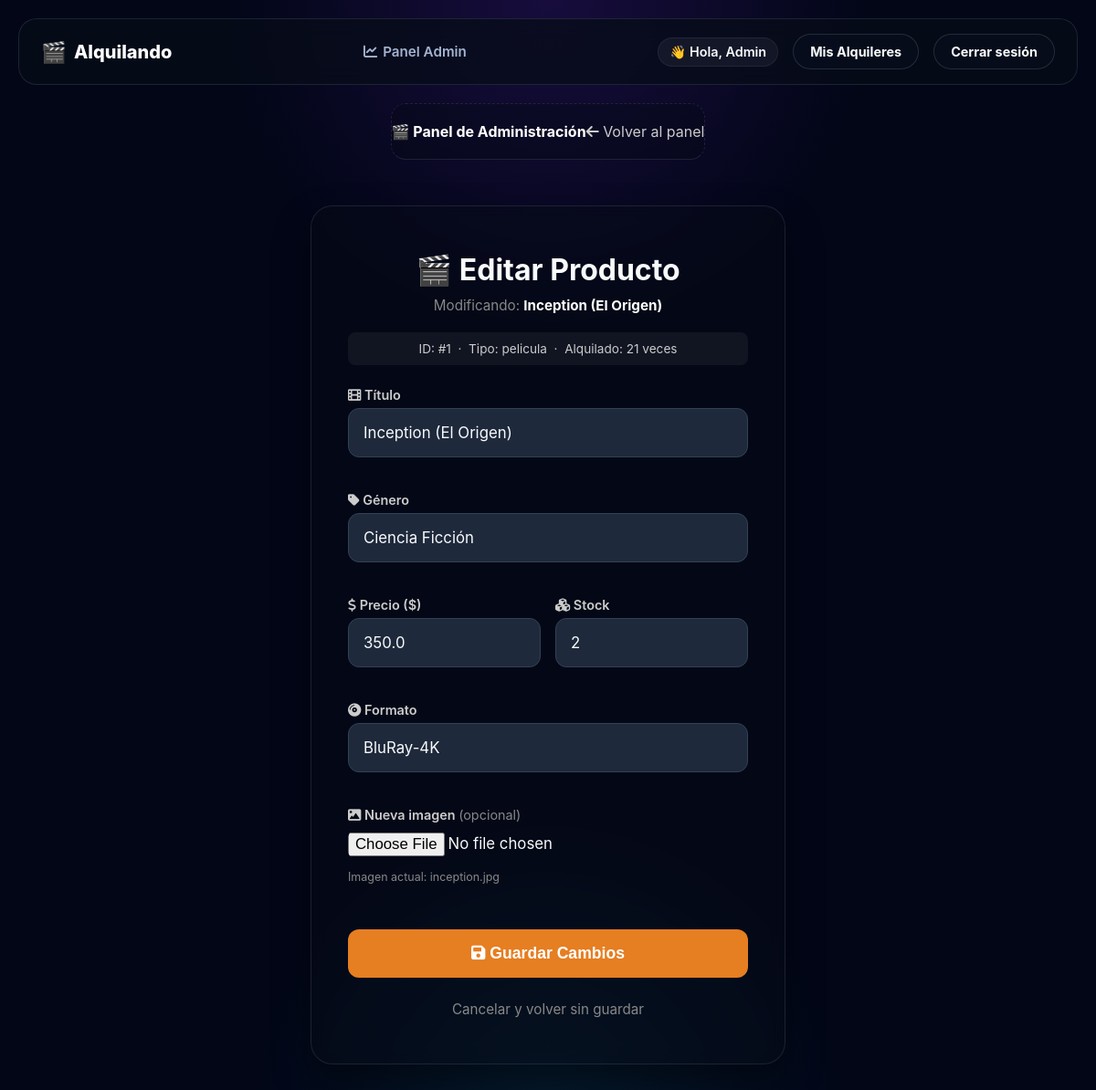
/admin/producto/editar/1 (signed in), run on the app's committed database.
### app.py (models this page shows, shortened)
class ProductoAlquiler(db.Model):
    __tablename__ = 'productos_alquiler'
    id = db.Column(db.Integer, primary_key=True)
    titulo = db.Column(db.String(100), nullable=False)
    genero = db.Column(db.String(50), nullable=True)
    alquilado = db.Column(db.Boolean, default=False)
    precio_alquiler = db.Column(db.Float, nullable=False)
    stock = db.Column(db.Integer, default=1)
    imagen = db.Column(db.String(100), default='default.jpg')
    contador_alquileres = db.Column(db.Integer, default=0)
    tipo_producto = db.Column(db.String(50))
    alquileres_activos = db.relationship('Alquiler', backref='producto', lazy=True, cascade='all, delete-orphan')
    __mapper_args__ = {
        'polymorphic_on': tipo_producto,
        'polymorphic_identity': 'producto_generico'
    }

class Pelicula(ProductoAlquiler):
    formato = db.Column(db.String(50), nullable=True)
    __mapper_args__ = {'polymorphic_identity': 'pelicula'}

### app.py (the view, shortened to what this page needs)
@app.route('/admin/producto/editar/<int:prod_id>', methods=['GET', 'POST'])
@requiere_nivel(5)
def administrar_editar_producto(prod_id):
    producto = GestorInventario.buscar_producto_por_id(prod_id)
    if not producto:
        flash("Producto no encontrado.", "danger")
        return redirect(url_for('dashboard'))
    return render_template('editar_producto.html', producto=producto)

### app.py (called while the page is built)
def requiere_nivel(nivel_minimo):
    def decorator(f):
        @wraps(f)
        def decorated_function(*args, **kwargs):
            rol_usuario = session.get('usuario_rol', 'cliente')
            nivel_usuario = NIVELES_ACCESO.get(rol_usuario, 1)
            if nivel_usuario < nivel_minimo:
                flash("No tenés permisos suficientes para entrar acá.", "danger")
                return redirect(url_for('inicio'))
            return f(*args, **kwargs)
        return decorated_function
    return decorator

    @staticmethod
    def buscar_producto_por_id(id_prod):
        return ProductoAlquiler.query.get(id_prod)

### templates/editar_producto.html (shortened to what this page needs)
{% extends 'base.html' %}
{% block content %}
<div class="panel-header" style="display: flex; justify-content: space-between; align-items: center; padding: 20px 0; border-bottom: 1px solid var(--border, #333); margin-bottom: 30px; max-width: 520px; margin-left: auto; margin-right: auto;">
    <span style="color: #fff; font-weight: bold;">🎬 Panel de Administración</span>
    <a href="{{ url_for('dashboard') }}" class="texto-claro" style="color: #ccc; text-decoration: none;">
        <i class="fas fa-arrow-left"></i> Volver al panel
    </a>
</div>
<main style="display: flex; justify-content: center; align-items: center; padding: 0 20px 40px 20px;">
    <div class="auth-container">
        <h2 class="subtitulo-seccion" style="margin-top: 0; margin-bottom: 10px; font-size: 2rem; text-align: center;">
            {% if producto.tipo_producto == 'pelicula' %}🎬{% else %}🎮{% endif %}
            Editar Producto
        </h2>
        <p class="subtitulo" style="color: #888; text-align: center; margin-bottom: 20px; font-size: 0.95rem;">
            Modificando: <strong style="color:#fff;">{{ producto.titulo }}</strong>
        </p>
        <div class="info-badge" style="background: rgba(255,255,255,0.05); padding: 10px; border-radius: 8px; text-align: center; font-size: 0.85rem; color: #ccc; margin-bottom: 24px;">
            <span>ID:</span> #{{ producto.id }} &nbsp;·&nbsp;
            <span>Tipo:</span> {{ producto.tipo_producto }} &nbsp;·&nbsp;
            <span>Alquilado:</span> {{ producto.contador_alquileres }} veces
        </div>
        <form action="{{ url_for('administrar_editar_producto', prod_id=producto.id) }}" method="POST" enctype="multipart/form-data" class="form-simple" style="display: flex; flex-direction: column; gap: 20px;">
            <div class="campo" style="display: flex; flex-direction: column; gap: 6px;">
                <label style="color: #ccc; font-size: 0.9rem; font-weight: 600;"><i class="fas fa-film"></i> Título</label>
                <input type="text" name="titulo" value="{{ producto.titulo }}" required>
            </div>
            <div class="campo" style="display: flex; flex-direction: column; gap: 6px;">
                <label style="color: #ccc; font-size: 0.9rem; font-weight: 600;"><i class="fas fa-tag"></i> Género</label>
                <input type="text" name="genero" value="{{ producto.genero or '' }}">
            </div>
            <div class="fila-doble" style="display: flex; gap: 16px;">
                <div class="campo" style="flex: 1; display: flex; flex-direction: column; gap: 6px;">
                    <label style="color: #ccc; font-size: 0.9rem; font-weight: 600;"><i class="fas fa-dollar-sign"></i> Precio ($)</label>
                    <input type="number" step="0.01" name="precio" value="{{ producto.precio_alquiler }}" required>
                </div>
                <div class="campo" style="flex: 1; display: flex; flex-direction: column; gap: 6px;">
                    <label style="color: #ccc; font-size: 0.9rem; font-weight: 600;"><i class="fas fa-cubes"></i> Stock</label>
                    <input type="number" name="stock" value="{{ producto.stock }}" min="0">
                </div>
            </div>
            <div class="campo" style="display: flex; flex-direction: column; gap: 6px;">
                <label style="color: #ccc; font-size: 0.9rem; font-weight: 600;">
                    {% if producto.tipo_producto == 'pelicula' %}
                        <i class="fas fa-compact-disc"></i> Formato
                    {% else %}
                        <i class="fas fa-gamepad"></i> Plataforma
                    {% endif %}
                </label>
                <input type="text" name="especifico"
                    value="{% if producto.tipo_producto == 'pelicula' %}{{ producto.formato or '' }}{% else %}{{ producto.plataforma or '' }}{% endif %}"
                    placeholder="{% if producto.tipo_producto == 'pelicula' %}Ej: BluRay-4K, DVD{% else %}Ej: PS5, Nintendo Switch{% endif %}">
            </div>
            <div class="campo" style="display: flex; flex-direction: column; gap: 6px;">
                <label style="color: #ccc; font-size: 0.9rem; font-weight: 600;"><i class="fas fa-image"></i> Nueva imagen
                    <span class="texto-gris" style="font-weight: normal; color: #888;">(opcional)</span>
                </label>
                <input type="file" name="imagen" accept="image/*" class="texto-claro" style="background: transparent; border: none; padding: 5px 0;">
                <p class="texto-gris" style="font-size: 0.78rem; margin-top: 4px; color: #888;">Imagen actual: {{ producto.imagen }}</p>
            </div>
            <button type="submit" class="auth-btn" style="background: #e67e22;">
                <i class="fas fa-save"></i> Guardar Cambios
            </button>
        </form>
        <div style="text-align: center; margin-top: 24px;">
            <a href="{{ url_for('dashboard') }}" class="btn-cancelar" style="color: #888; text-decoration: none; font-size: 0.95rem;">Cancelar y volver sin guardar</a>
        </div>
    </div>
</main>
{% endblock %}

### static/estilos.css (style rules this page uses)
* { box-sizing: border-box; }
:root { --bg-main: #020617; --bg-soft: rgba(8, 15, 29, 0.78); --panel: rgba(7, 12, 24, 0.7); --panel-strong: rgba(7, 12, 24, 0.9); --border: rgba(148, 163, 184, 0.16); --border-soft: rgba(148, 163, 184, 0.1); --text-main: #f8fafc; --text-muted: #a5b4d1; --accent: #8b5cf6; --accent-strong: #6d28d9; --accent-soft: rgba(139, 92, 246, 0.22); --success: #22c55e; --warning: #fbbf24; --danger: #fb7185; --shadow: 0 24px 80px rgba(0, 0, 0, 0.38); }
body { margin: 0; min-height: 100vh; font-family: Inter, system-ui, -apple-system, BlinkMacSystemFont, "Segoe UI", sans-serif; color: var(--text-main); background: radial-gradient(circle at top, rgba(91, 33, 182, 0.24), transparent 26%), radial-gradient(circle at bottom, rgba(14, 116, 144, 0.18), transparent 24%), var(--bg-main); }
body, h1, h2, h3, p { margin: 0; }
a { color: var(--text-main); text-decoration: none; transition: opacity 0.2s; }
.campo { margin-bottom: 18px; display: flex; flex-direction: column; gap: 6px; }
.campo label { color: #d5e4ff; font-size: 0.82rem; font-weight: 700; }
.campo input, .campo select, .campo textarea, .stock-input { width: 100%; padding: 12px 13px; border-radius: 12px; border: 1px solid rgba(148, 163, 184, 0.18); background: rgba(2, 6, 23, 0.94); color: var(--text-main); outline: none; font-family: inherit; }
.fila-doble { display: flex; gap: 14px; }
.fila-doble .campo { flex: 1; }
.panel-header { display: flex; justify-content: space-between; align-items: center; padding: 20px; background: rgba(7, 12, 24, 0.4); border: 1px dashed var(--border); border-radius: 16px; margin-bottom: 10px; }
.auth-container { background: rgba(7, 12, 24, 0.45); border: 1px solid var(--border, #333); border-radius: 24px; padding: 50px 40px; width: 100%; max-width: 520px; backdrop-filter: blur(8px); box-shadow: 0 20px 40px rgba(0, 0, 0, 0.4); }
.form-simple input { background: #1e293b; border: 1px solid #334155; border-radius: 12px; padding: 16px; color: #f8fafc; font-size: 1.05rem; width: 100%; box-sizing: border-box; transition: border-color 0.2s, background-color 0.2s; }
.auth-btn { width: 100%; margin-top: 12px; padding: 16px; font-size: 1.1rem; font-weight: 700; background: #6366f1; color: #fff; border: none; border-radius: 12px; cursor: pointer; transition: background 0.2s; }

### data on the page
Pelicula: titulo "Inception (El Origen)", id "1", tipo_producto "pelicula", contador_alquileres "21", genero "Ciencia Ficción", precio "350.0", stock "2", especifico "BluRay-4K", imagen "inception.jpg"

### other printed values
{{ session['usuario_nombre'] }} "Admin"
